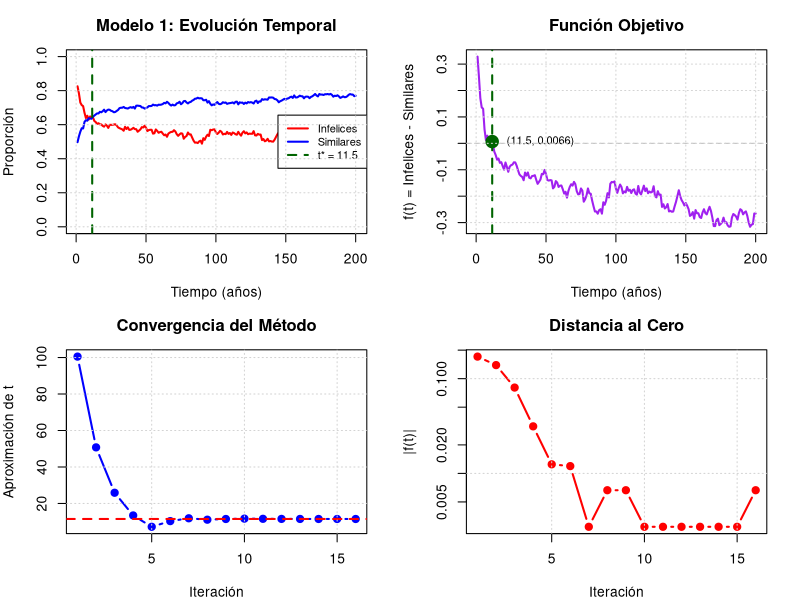
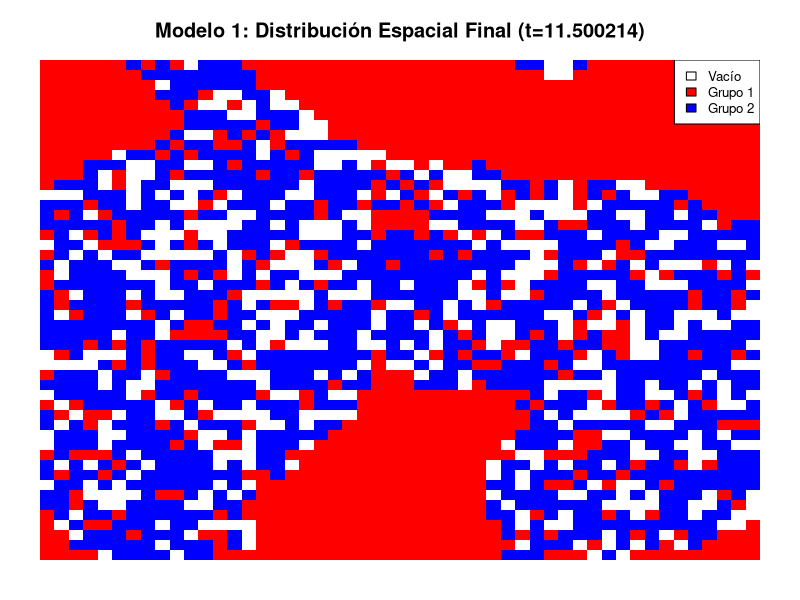

Reproduce these figures in R, in order.
simular_modelo1 <- function(N, p, citySize, years, alikePref, alfa){
  
  T <- citySize**2
  N1 <- round(N * p)
  N2 <- N - N1
  
  groups <- c(rep(1, N1), rep(2, N2))
  empty <- c(rep(0, T - N))
  set.seed(1234)
  city <- matrix(sample(c(groups, empty), citySize^2, replace = F), ncol = citySize)
  
  getNeighbors <- function(coords) {
    n <- c()
    for (i in c(1:8)) {
      if (i == 1) { x <- coords[1] + 1; y <- coords[2] }
      if (i == 2) { x <- coords[1] + 1; y <- coords[2] + 1 }
      if (i == 3) { x <- coords[1]; y <- coords[2] + 1 }
      if (i == 4) { x <- coords[1] - 1; y <- coords[2] + 1 }
      if (i == 5) { x <- coords[1] - 1; y <- coords[2] }
      if (i == 6) { x <- coords[1] - 1; y <- coords[2] - 1 }
      if (i == 7) { x <- coords[1]; y <- coords[2] - 1 }
      if (i == 8) { x <- coords[1] + 1; y <- coords[2] - 1 }
      
      if (x < 1) x <- citySize
      if (x > citySize) x <- 1
      if (y < 1) y <- citySize
      if (y > citySize) y <- 1
      n <- rbind(n, c(x, y))
    }
    n
  }
  
  unHappyMonitor <- c()
  similarMonitor <- c()
  
  # MODELO 1: Tolerancia FIJA durante toda la simulación
  alikePref1 <- alikePref      # Grupo 1
  alikePref2 <- alikePref * alfa  # Grupo 2
  
  for (t in c(1:years)) {
    happy <- c()
    unhappy <- c() 
    similar <- c()
    
    for (j in c(1:citySize)) {
      for (k in c(1:citySize)) {
        current <- c(j, k)
        value <- city[j, k] 
        
        if (value > 0) {
          likeNeighbors <- 0
          allNeighbors <- 0
          neighbors <- getNeighbors(current)
          
          for (i in c(1:nrow(neighbors))){
            x <- neighbors[i, 1]
            y <- neighbors[i, 2]
            if (city[x, y] > 0) allNeighbors <- allNeighbors + 1
            if (city[x, y] == value) likeNeighbors <- likeNeighbors + 1
          }
          
          if (!is.nan(likeNeighbors / allNeighbors)) {
            similar <- c(similar, likeNeighbors / allNeighbors)
            alikePrefg <- ifelse(value == 1, alikePref1, alikePref2)
            
            if ((likeNeighbors / allNeighbors) < alikePrefg) {
              unhappy <- rbind(unhappy, current)
            } else {
              happy <- rbind(happy, current)
            }
          } else {
            happy <- rbind(happy, current)
          }
        }
      }
    }
    
    unHappyMonitor <- c(unHappyMonitor, 
                        length(unhappy) / (length(happy) + length(unhappy)))
    similarMonitor <- c(similarMonitor, mean(similar))
    
    # Mover agentes insatisfechos
    if (length(unhappy) > 0) {
      randUnHappy <- sample(nrow(unhappy))
      for (i in randUnHappy) {
        mover <- unhappy[i, ]
        mover_val <- city[mover[1], mover[2]]
        move_to <- c(sample(1:citySize, 1), sample(1:citySize, 1))
        move_to_val <- city[move_to[1], move_to[2]]
        
        while (move_to_val > 0) {
          move_to <- c(sample(1:citySize, 1), sample(1:citySize, 1))
          move_to_val <- city[move_to[1], move_to[2]]
        }
        city[mover[1], mover[2]] <- 0
        city[move_to[1], move_to[2]] <- mover_val
      }
    }
  }
  
  return(list(
    unhappy = unHappyMonitor, 
    similar = similarMonitor,
    city_final = city
  ))
}

# ====================================================================================
# MÉTODO DE BISECCIÓN PARA MODELO 1
# ====================================================================================

biseccion_modelo1 <- function(N, p, citySize, alikePref, alfa, 
                              a, b, tol = 0.01, max_iter) {
  
  cat("\n")
  cat("╔═══════════════════════════════════════════════════════════════╗\n")
  cat("║              MODELO 1: TOLERANCIA FIJA                        ║\n")
  cat("║              MÉTODO: BISECCIÓN                                ║\n")
  cat("╚═══════════════════════════════════════════════════════════════╝\n\n")
  
  # Medir tiempo total
  tiempo_inicio_total <- Sys.time()
  
  # Medir tiempo de simulación
  cat("⏳ Ejecutando simulación del Modelo 1...\n")
  tiempo_inicio_sim <- Sys.time()
  datos <- simular_modelo1(N, p, citySize, b, alikePref, alfa)
  tiempo_fin_sim <- Sys.time()
  tiempo_simulacion <- as.numeric(difftime(tiempo_fin_sim, tiempo_inicio_sim, units = "secs"))
  diferencia <- datos$unhappy - datos$similar
  
  cat(sprintf("✓ Simulación completada en %.2f segundos\n\n", tiempo_simulacion))
  
  # Medir tiempo del método de bisección
  tiempo_inicio_metodo <- Sys.time()
  
  # Función objetivo
  f <- function(t) {
    t_int <- round(t)
    if (t_int < 1) t_int <- 1
    if (t_int > length(diferencia)) t_int <- length(diferencia)
    return(diferencia[t_int])
  }
  
  cat("📊 PARÁMETROS:\n")
  cat(sprintf("   • N = %d agentes (%.1f%% ocupación)\n", N, 100*N/(citySize^2)))
  cat(sprintf("   • Grupo 1: %.0f%% (tolerancia = %.2f)\n", 100*p, alikePref))
  cat(sprintf("   • Grupo 2: %.0f%% (tolerancia = %.2f)\n", 100*(1-p), alikePref*alfa))
  cat(sprintf("   • Ciudad: %dx%d parcelas\n", citySize, citySize))
  cat(sprintf("   • Intervalo: [%d, %d] años\n\n", a, b))
  
  # Verificar cambio de signo
  fa <- f(a)
  fb <- f(b)
  
  cat("🔍 ANÁLISIS INICIAL:\n")
  cat(sprintf("   f(%d) = %.6f\n", a, fa))
  cat(sprintf("   f(%d) = %.6f\n", b, fb))
  
  historial <- data.frame()
  iter <- 0
  hay_cero <- (fa * fb < 0)
  
  if (!hay_cero) {
    cat("\n⚠️  NO HAY CAMBIO DE SIGNO\n")
    cat("   → Buscando punto más cercano a cero\n\n")
    cat("─────────────────────────────────────────────────────────────\n")
    cat("ITER      t         f(t)        |f(t)|      INTERVALO\n")
    cat("─────────────────────────────────────────────────────────────\n")
    
    # Búsqueda ternaria
    while (iter < max_iter && (b - a) > tol) {
      iter <- iter + 1
      
      m1 <- a + (b - a) / 3
      m2 <- b - (b - a) / 3
      
      fm1 <- abs(f(m1))
      fm2 <- abs(f(m2))
      
      if (fm1 < fm2) {
        b <- m2
        c <- m1
        fc <- f(m1)
      } else {
        a <- m1
        c <- m2
        fc <- f(m2)
      }
      
      error <- b - a
      
      historial <- rbind(historial, data.frame(
        iter = iter, 
        t = c, 
        ft = fc, 
        abs_ft = abs(fc), 
        intervalo = error
      ))
      
      cat(sprintf("%4d   %7.2f   %10.6f   %10.6f   %10.2f\n", 
                  iter, c, fc, abs(fc), error))
    }
    
    if (iter >= max_iter) {
      cat("\n⚠️  Alcanzado máximo de iteraciones\n")
    }
    
  } else {
    cat("\n✓ HAY CAMBIO DE SIGNO\n")
    cat("   → Buscando cero exacto\n\n")
    cat("─────────────────────────────────────────────────────────────\n")
    cat("ITER     a        b         c        f(c)        ERROR\n")
    cat("─────────────────────────────────────────────────────────────\n")
    
    # Bisección 
    while (iter < max_iter) {
      iter <- iter + 1
      c <- (a + b) / 2
      fc <- f(c)
      error <- abs(b - a) / 2
      
      historial <- rbind(historial, data.frame(
        iter = iter,
        a = a,
        b = b,
        t = c,
        ft = fc,
        abs_ft = abs(fc),
        error = error
      ))
      
      cat(sprintf("%4d  %7.2f  %7.2f  %7.2f  %10.6f  %10.4f\n", 
                  iter, a, b, c, fc, error))
      
      if (abs(fc) < 0.001 || error < tol) break
      
      if (f(a) * fc < 0) {
        b <- c
      } else {
        a <- c
      }
    }
    
    if (iter >= max_iter) {
      cat("\n⚠️  Alcanzado máximo de iteraciones\n")
    }
  }
  
  cat("─────────────────────────────────────────────────────────────\n\n")
  
  tiempo_fin_metodo <- Sys.time()
  tiempo_metodo <- as.numeric(difftime(tiempo_fin_metodo, tiempo_inicio_metodo, units = "secs"))
  
  tiempo_fin_total <- Sys.time()
  tiempo_total <- as.numeric(difftime(tiempo_fin_total, tiempo_inicio_total, units = "secs"))
  
  # RESULTADOS
  cat("╔═══════════════════════════════════════════════════════════════╗\n")
  cat("║                         RESULTADOS                            ║\n")
  cat("╚═══════════════════════════════════════════════════════════════╝\n\n")
  
  t_int <- round(c)
  if (t_int < 1) t_int <- 1
  if (t_int > length(datos$unhappy)) t_int <- length(datos$unhappy)
  
  if (hay_cero) {
    cat("✓ CERO ENCONTRADO\n\n")
  } else {
    cat("✓ PUNTO MÁS CERCANO A CERO\n\n")
  }
  
  cat(sprintf("   Tiempo óptimo:        t = %.2f años\n", c))
  cat(sprintf("   Valor de f(t):        %.6f\n", fc))
  cat(sprintf("   Distancia al cero:    %.6f\n", abs(fc)))
  cat(sprintf("   Iteraciones:          %d\n\n", iter))
  
  cat(sprintf("📈 ESTADO DEL SISTEMA EN t = %.2f:\n", c))
  cat(sprintf("   Proporción infelices:  %.4f (%.1f%%)\n", 
              datos$unhappy[t_int], 100*datos$unhappy[t_int]))
  cat(sprintf("   Proporción similares:  %.4f (%.1f%%)\n", 
              datos$similar[t_int], 100*datos$similar[t_int]))
  cat(sprintf("   Diferencia:            %.6f\n\n", diferencia[t_int]))
  
  # TIEMPOS DE EJECUCIÓN
  cat("═══════════════════════════════════════════════════════════════\n")
  cat("⏱️  TIEMPOS DE EJECUCIÓN\n")
  cat("═══════════════════════════════════════════════════════════════\n\n")
  cat(sprintf("   Simulación:        %.2f segundos (%.1f%%)\n", 
              tiempo_simulacion, 100*tiempo_simulacion/tiempo_total))
  cat(sprintf("   Método bisección:  %.2f segundos (%.1f%%)\n", 
              tiempo_metodo, 100*tiempo_metodo/tiempo_total))
  cat(sprintf("   TOTAL:             %.2f segundos\n\n", tiempo_total))
  
  if (tiempo_total < 60) {
    cat(sprintf("   ⏱️  Tiempo total: %.1f segundos\n\n", tiempo_total))
  } else if (tiempo_total < 3600) {
    cat(sprintf("   ⏱️  Tiempo total: %.1f minutos (%.0f segundos)\n\n", 
                tiempo_total/60, tiempo_total))
  } else {
    cat(sprintf("   ⏱️  Tiempo total: %.2f horas (%.0f minutos)\n\n", 
                tiempo_total/3600, tiempo_total/60))
  }
  
  # GRÁFICOS
  par(mfrow = c(2, 2), mar = c(4, 4, 3, 2))
  
  tiempo <- 1:length(diferencia)
  
  # 1. Evolución temporal
  plot(tiempo, datos$unhappy, type = "l", col = "red", lwd = 2,
       xlab = "Tiempo (años)", ylab = "Proporción",
       main = "Modelo 1: Evolución Temporal", ylim = c(0, 1))
  lines(tiempo, datos$similar, col = "blue", lwd = 2)
  abline(v = c, lty = 2, col = "darkgreen", lwd = 2)
  legend("right", 
         legend = c("Infelices", "Similares", sprintf("t* = %.1f", c)),
         col = c("red", "blue", "darkgreen"),
         lty = c(1, 1, 2), lwd = 2, cex = 0.8)
  grid()
  
  # 2. Función objetivo
  plot(tiempo, diferencia, type = "l", col = "purple", lwd = 2,
       xlab = "Tiempo (años)", ylab = "f(t) = Infelices - Similares",
       main = "Función Objetivo")
  abline(h = 0, lty = 2, col = "gray", lwd = 1)
  abline(v = c, lty = 2, col = "darkgreen", lwd = 2)
  points(c, fc, pch = 19, col = "darkgreen", cex = 2)
  text(c, fc, sprintf("  (%.1f, %.4f)", c, fc), pos = 4, cex = 0.8)
  grid()
  
  # 3. Convergencia
  plot(historial$iter, historial$t, type = "b", pch = 19, col = "blue", lwd = 2,
       xlab = "Iteración", ylab = "Aproximación de t",
       main = "Convergencia del Método")
  abline(h = c, lty = 2, col = "red", lwd = 2)
  grid()
  
  # 4. Distancia al cero
  plot(historial$iter, historial$abs_ft, type = "b", pch = 19, col = "red", lwd = 2,
       xlab = "Iteración", ylab = "|f(t)|",
       main = "Distancia al Cero", log = "y")
  grid()
  
  # 5. Visualización espacial final
  par(mfrow = c(1, 1), mar = c(2, 2, 3, 2))
  image(datos$city_final, col = c("white", "red", "blue"), axes = FALSE,
        main = sprintf("Modelo 1: Distribución Espacial Final (t=%f)", b))
  legend("topright", legend = c("Vacío", "Grupo 1", "Grupo 2"),
         fill = c("white", "red", "blue"), cex = 0.8)
  
  return(list(
    modelo = "Modelo 1 - Tolerancia Fija",
    metodo = "Bisección",
    tiempo_optimo = c,
    valor_funcion = fc,
    distancia_cero = abs(fc),
    iteraciones = iter,
    hay_cero_real = hay_cero,
    historial = historial,
    datos_simulacion = datos,
    parametros = list(
      N = N, p = p, citySize = citySize,
      alikePref = alikePref, alfa = alfa
    ),
    tiempos = list(
      simulacion = tiempo_simulacion,
      metodo = tiempo_metodo,
      total = tiempo_total
    )
  ))
}

# ====================================================================================
# EJEMPLO DE USO
# ====================================================================================

cat("\n")
cat("███████████████████████████████████████████████████████████████████\n")
cat("█                                                                 █\n")
cat("█                    TRABAJO 7 - MODELO 1                         █\n")
cat("█                  MÉTODO: BISECCIÓN                              █\n")
cat("█                                                                 █\n")
cat("███████████████████████████████████████████████████████████████████\n")

# Ejecutar bisección para Modelo 1
resultado_modelo1 <- biseccion_modelo1(
  N = 2000,
  p = 0.5,
  citySize = 50,
  alikePref = 0.6,
  alfa = 1.5,
  a = 1,
  b = 200,
  tol = 0.005,
  max_iter = 100
)

# Resumen compacto
cat("\n")
cat("╔═══════════════════════════════════════════════════════════════╗\n")
cat("║                    RESUMEN PARA COMPARACIÓN                   ║\n")
cat("╚═══════════════════════════════════════════════════════════════╝\n\n")
cat(sprintf("Modelo:               %s\n", resultado_modelo1$modelo))
cat(sprintf("Método:               %s\n", resultado_modelo1$metodo))
cat(sprintf("Tiempo óptimo:        %.2f años\n", resultado_modelo1$tiempo_optimo))
cat(sprintf("Distancia al cero:    %.6f\n", resultado_modelo1$distancia_cero))
cat(sprintf("Iteraciones:          %d\n", resultado_modelo1$iteraciones))
cat(sprintf("Tiempo computacional: %.3f seg\n", resultado_modelo1$tiempos$total))
cat(sprintf("¿Cero real?:          %s\n\n", 
            ifelse(resultado_modelo1$hay_cero_real, "SÍ", "NO")))

# Guardar resultado
saveRDS(resultado_modelo1, "resultado_modelo1_biseccion.rds")
cat("✓ Resultado guardado en: resultado_modelo1_biseccion.rds\n")